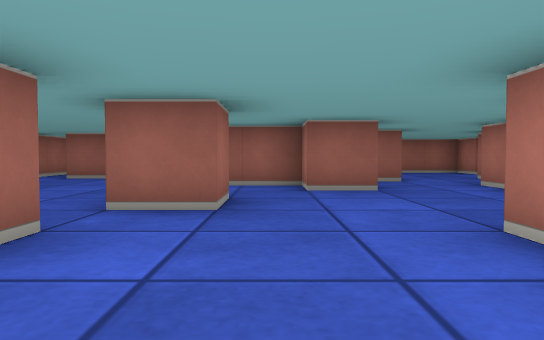
[1] (above)

24 first-person views from a walk through a cub3D ray-caster map. The camera is about half as high as the walls, tilts 2° down and sees 70° across. The floor is counted in squares. Each view is taken from the middle of a square. On the plan, view 1 faces up. The plan holds only what a view shows up to about 9 squares ahead; the rest is blank.

[2]
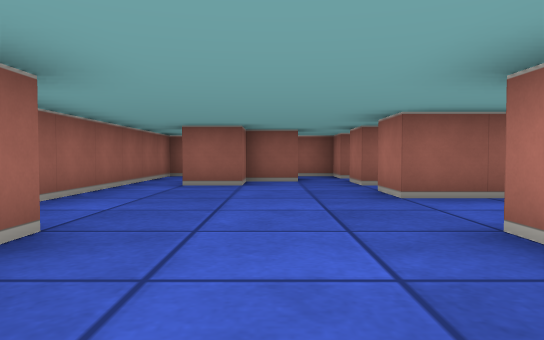

[3]
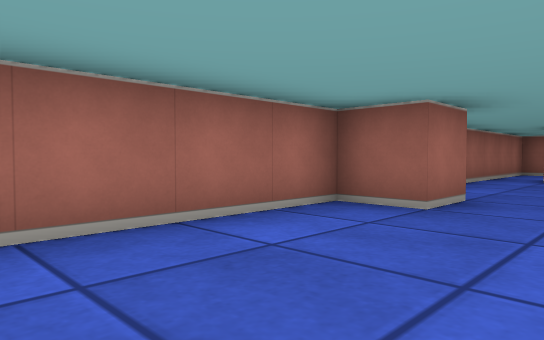

[4]
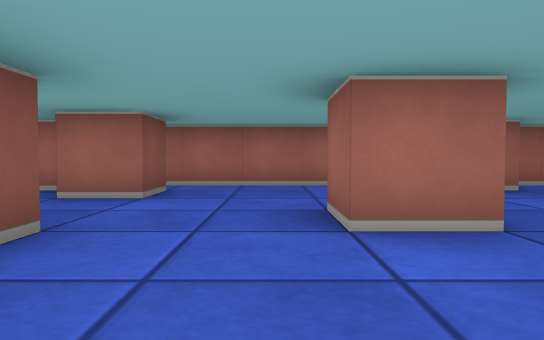

[5]
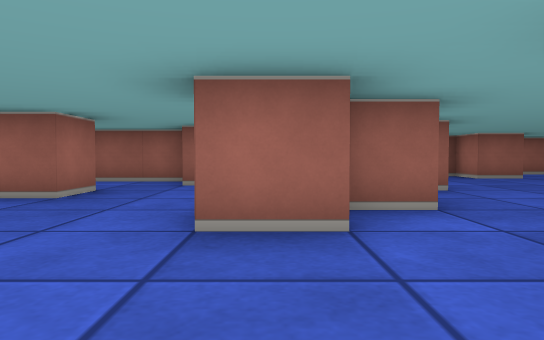

[6]
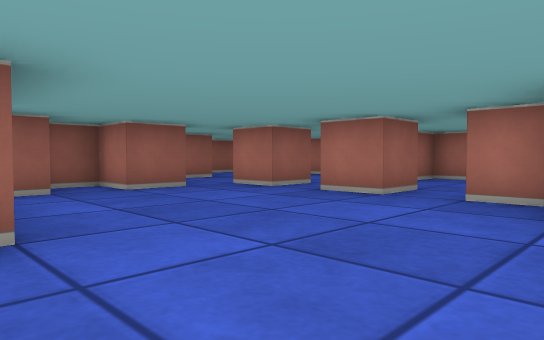

[7]
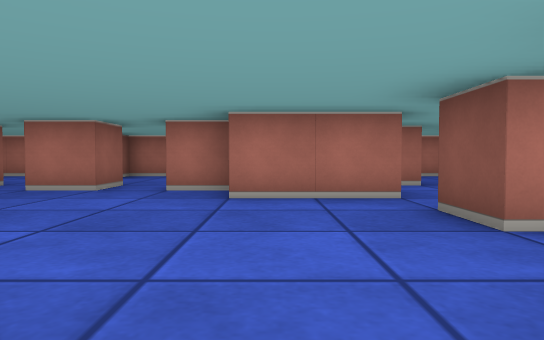

[8]
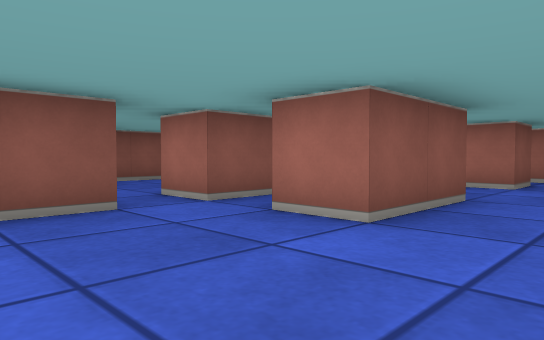

[9]
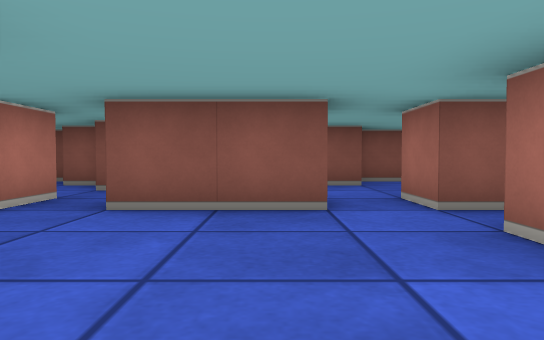

[10]
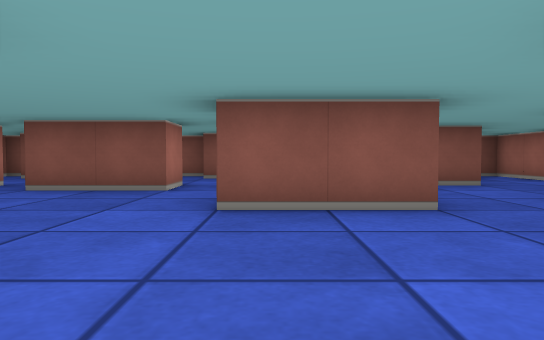

[11]
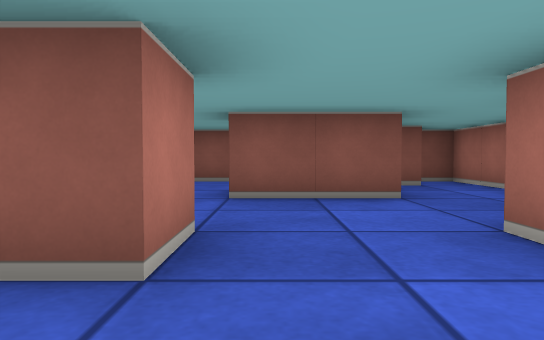

[12]
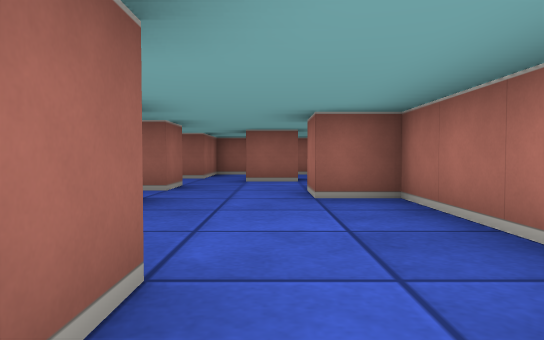

[13]
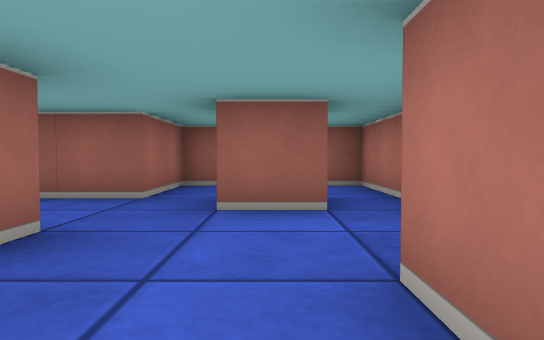

[14]
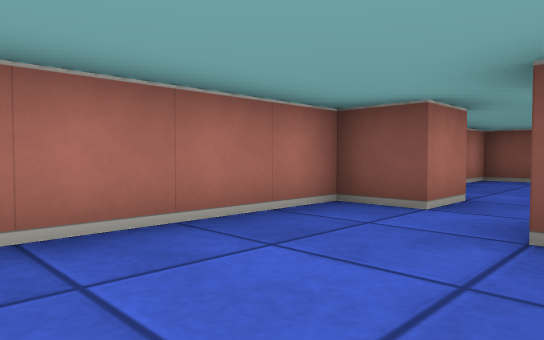

[15]
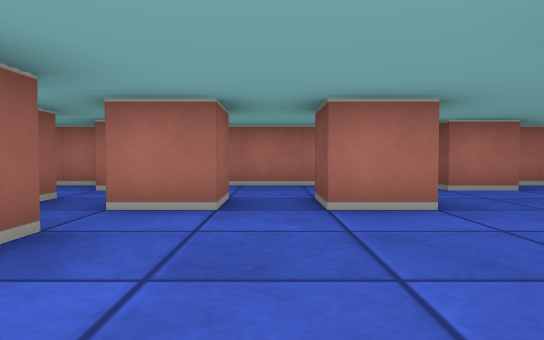

[16]
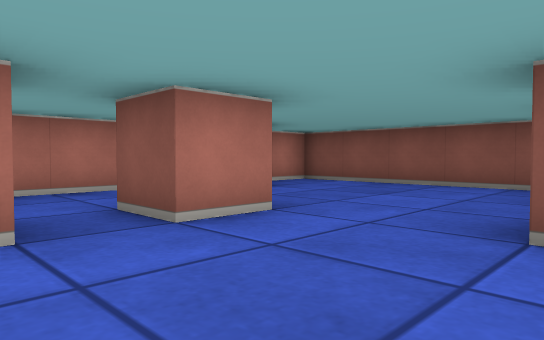

[17]
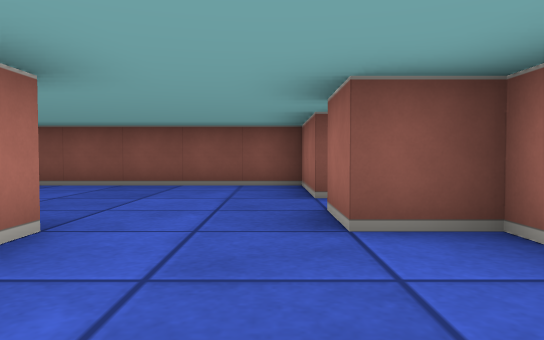

[18]
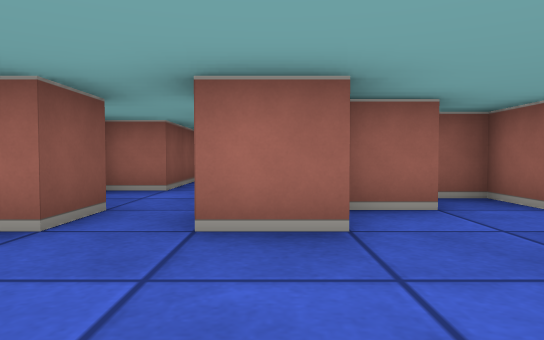

[19]
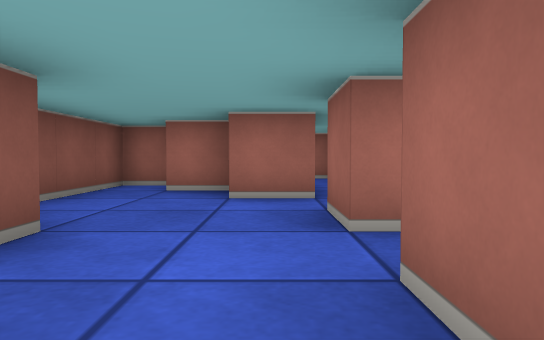

[20]
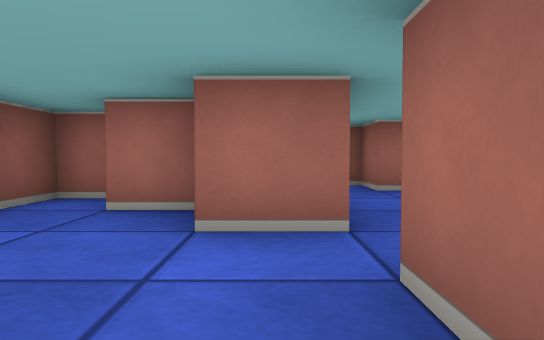

[21]
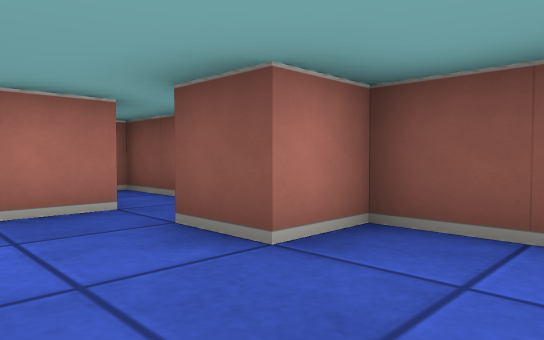

[22]
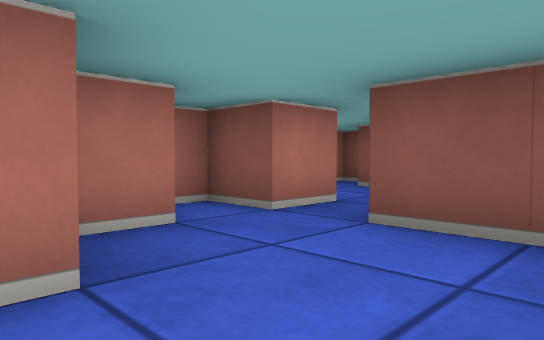

[23]
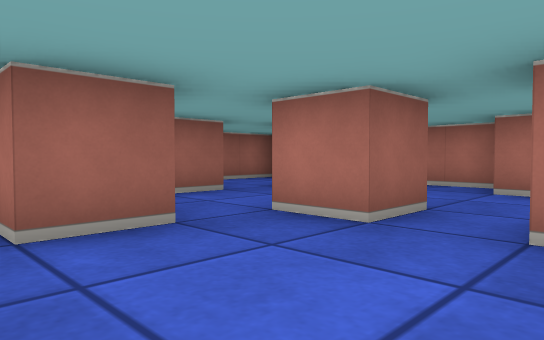

[24]
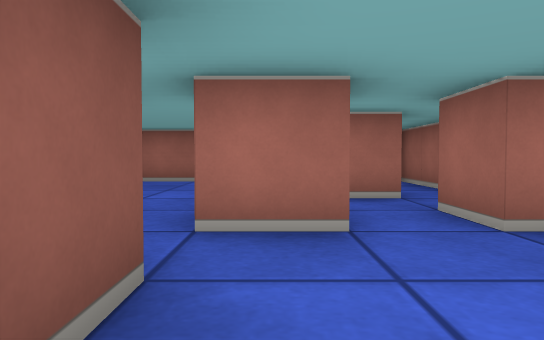

### Floor plan
Key: @ floor where view 1 was taken; # wall or solid block; . floor.
Columns run from 6 left of view 1 to 13 right of it. Each row starts with its distance up from view 1.
 12 ###            #####
 11 #....#.        #...#
 10 #.##....     ###...#
  9 #.#..#.....###...#.#
  8 #.....###..#.#.....#
  7 #....##........#...#
  6 #.....##..#.......##
  5 #.........#....#...#
  4 ##...#.............#
  3 #.......##.....#...#
  2 #...#...#.....###..#
  1 #.............#...##
  0 #.....@...###...#..#
 -1 ###..##...##.......#
 -2 ##.........##...#..#
 -3 #.....#.##.###.....#
 -4 #..##.............##
 -5 #.##.....##..#.....#
 -6 #.#....#..##.#.....#
 -7 ####################

Where each view was taken, in squares from view 1:
view 1: 0 up, 0 right, facing up
view 2: 2 up, 3 left, facing up
view 3: 0 up, 3 left, facing up-left
view 4: 1 up, 1 right, facing left
view 5: 1 down, 2 right, facing up
view 6: 2 up, 4 right, facing up-right
view 7: 2 up, 3 right, facing right
view 8: 1 up, 3 right, facing down-left
view 9: 1 up, 2 right, facing down
view 10: 3 up, 0 right, facing down
view 11: 1 up, 2 left, facing down
view 12: 1 up, 11 right, facing up
view 13: 5 up, 11 right, facing up
view 14: 5 up, 10 right, facing down-right
view 15: 1 down, 6 right, facing right
view 16: 0 up, 7 right, facing down-right
view 17: 0 up, 8 right, facing down
view 18: 3 down, 10 right, facing left
view 19: 4 down, 3 right, facing left
view 20: 4 down, 1 right, facing left
view 21: 4 down, 1 left, facing down-right
view 22: 0 up, 2 right, facing down-right
view 23: 5 up, 6 right, facing up-right
view 24: 9 up, 2 right, facing left
